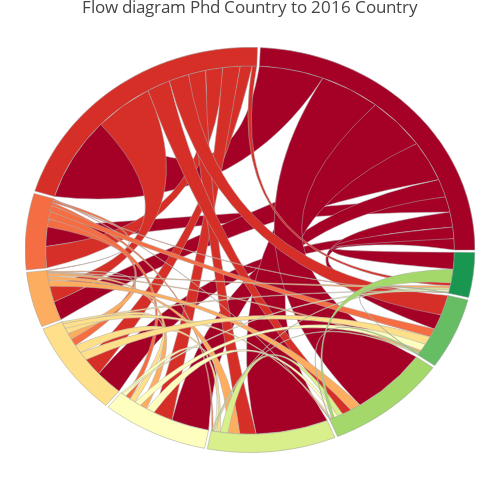

Here is the notebook cell this chart was saved with:
### Code cell
if __name__ == "__main__":
    n = 10
    colors = get_colors(n)
    mat, labs = get_topn_countires_with_outflow(scientists_df, n, type='phd_country')
    doCircleRibbonGraph(mat, labs, colors=colors, plot_size=500, title='Phd Country' )
